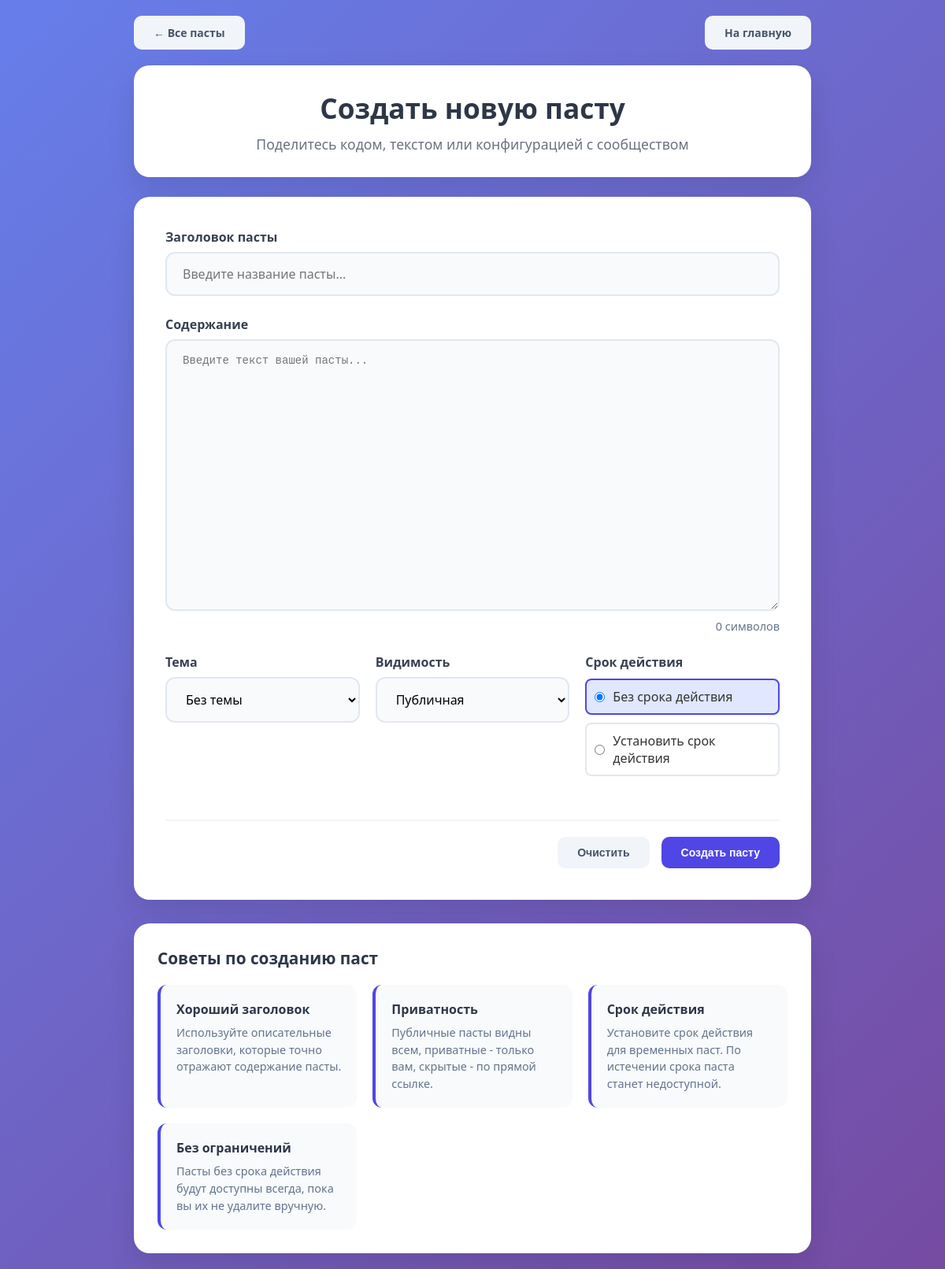
Before: /pastes/create/ (signed in) with the older database file.
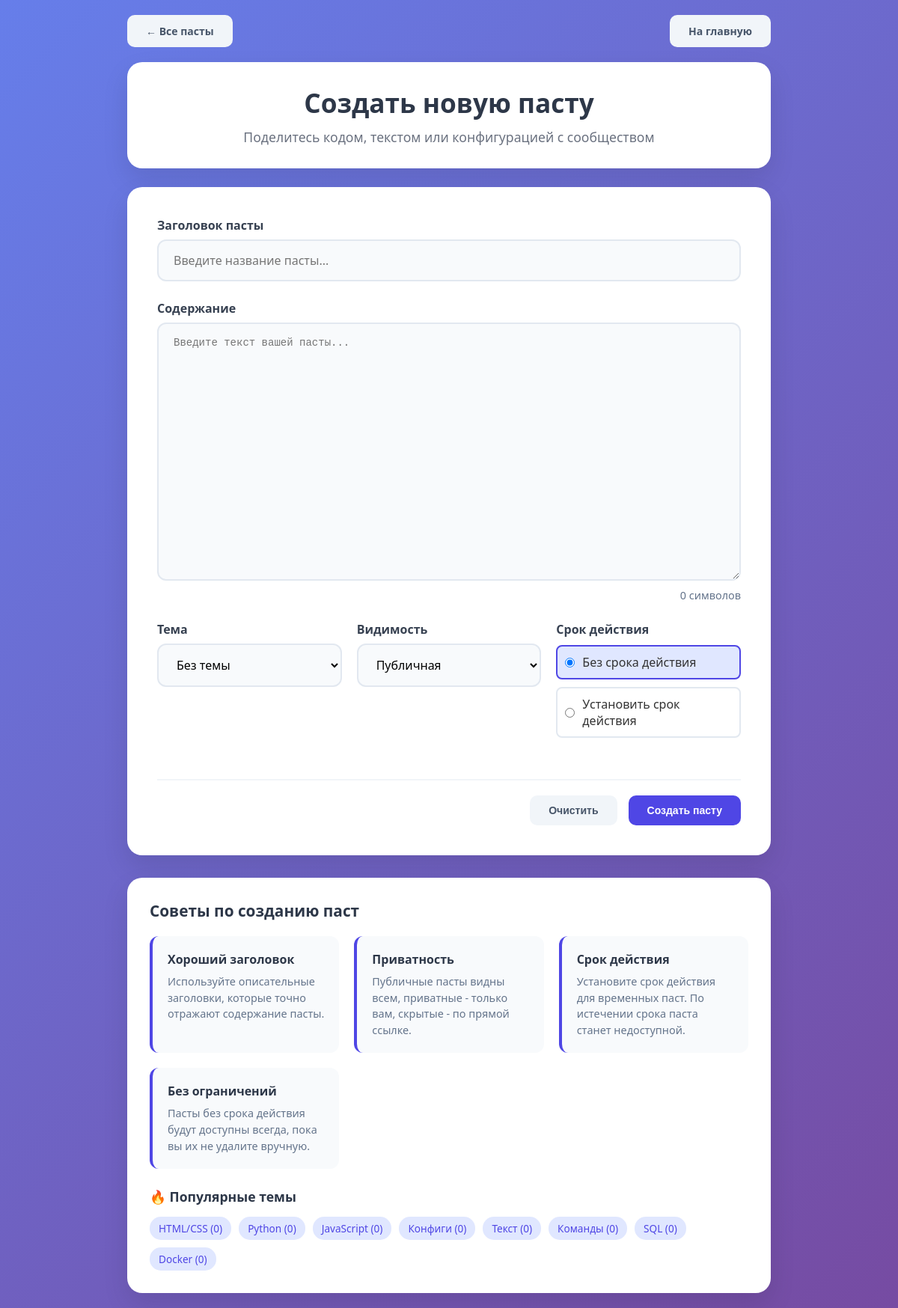
After: the same page with the newer database file.
### core/models.py (models this page shows, shortened)
class Topic(models.Model):
    title = models.CharField(max_length=100, verbose_name="Название темы")
    description = models.TextField(blank=True, verbose_name="Описание")
    created_at = models.DateTimeField(auto_now_add=True)
    updated_at = models.DateTimeField(auto_now=True)
    is_public = models.BooleanField(default=True, verbose_name="Публичная тема")
    class Meta:
        ordering = ['title']
        verbose_name = 'Тема'
        verbose_name_plural = 'Темы'
    def __str__(self):
        return self.title
    def public_pastes_count(self):
        from django.utils import timezone
        from django.db.models import Q
        return self.pastes.filter(
            visibility=Paste.Visibility.PUBLIC
        ).filter(
            Q(expires_at__isnull=True) | Q(expires_at__gt=timezone.now())
        ).count()

### core/views.py (the view)
# urls.py: path('pastes/create/', views.create_paste, name='create_paste'),
@login_required
def create_paste(request):
    if request.method == 'POST':
        form = PasteForm(request.POST)
        if form.is_valid():
            paste = form.save(commit=False)
            paste.author = request.user
            expires_at = form.cleaned_data.get('expires_at')
            if expires_at:
                paste.expires_at = expires_at
            paste.save()
            messages.success(request, 'Паста успешно создана!')
            return redirect('paste_detail', paste_id=paste.id)
        else:
            messages.error(request, 'Пожалуйста, исправьте ошибки в форме.')
    else:
        form = PasteForm()
    popular_topics = Topic.objects.filter(
        is_public=True
    ).annotate(
        paste_count=Count('pastes')
    ).order_by('-paste_count')[:10]
    context = {
        'form': form,
        'popular_topics': popular_topics,
    }
    return render(request, 'pages/create_paste.html', context)

### core/templates/pages/create_paste.html (shortened to what this page needs)
<!DOCTYPE html>
<html lang="ru">
<head>
</head>
<body>
    <div class="container">
        <div class="navigation">
            <a href="{% url 'paste_list' %}" class="btn btn-secondary">← Все пасты</a>
            <a href="{% url 'home' %}" class="btn btn-secondary">На главную</a>
        </div>
        <div class="header">
            <h1>Создать новую пасту</h1>
            <p>Поделитесь кодом, текстом или конфигурацией с сообществом</p>
        </div>
        <form method="post" class="create-form">
            <div class="form-group">
                <label for="id_title" class="form-label">Заголовок пасты</label>
                {{ form.title }}
            </div>
            <div class="form-group">
                <label for="id_content" class="form-label">Содержание</label>
                {{ form.content }}
                <div class="character-count">
                    <span id="charCount">0</span> символов
                </div>
            </div>
            <div class="form-row">
                <div class="form-group">
                    <label for="id_topic" class="form-label">Тема</label>
                    {{ form.topic }}
                </div>
                <div class="form-group">
                    <label for="id_visibility" class="form-label">Видимость</label>
                    {{ form.visibility }}
                </div>
                <div class="form-group">
                    <label class="form-label">Срок действия</label>
                    <div class="expiration-options">
                        <label class="expiration-option active" id="no-expiration-option">
                            <input type="radio" name="expiration_type" value="none" checked>
                            <span>Без срока действия</span>
                        </label>
                        <label class="expiration-option" id="custom-expiration-option">
                            <input type="radio" name="expiration_type" value="custom">
                            <span>Установить срок действия</span>
                        </label>
                    </div>
                </div>
            </div>
            <div class="form-actions">
                <button type="reset" class="btn btn-secondary">Очистить</button>
                <button type="submit" class="btn btn-primary">Создать пасту</button>
            </div>
        </form>
        <div class="tips-section">
            <h2 class="tips-title">Советы по созданию паст</h2>
            <div class="tips-grid">
                <div class="tip-card">
                    <h4>Хороший заголовок</h4>
                    <p>Используйте описательные заголовки, которые точно отражают содержание пасты.</p>
                </div>
                <div class="tip-card">
                    <h4>Приватность</h4>
                    <p>Публичные пасты видны всем, приватные - только вам, скрытые - по прямой ссылке.</p>
                </div>
                <div class="tip-card">
                    <h4>Срок действия</h4>
                    <p>Установите срок действия для временных паст. По истечении срока паста станет недоступной.</p>
                </div>
                <div class="tip-card">
                    <h4>Без ограничений</h4>
                    <p>Пасты без срока действия будут доступны всегда, пока вы их не удалите вручную.</p>
                </div>
            </div>
            {% if popular_topics %}
            <div class="popular-topics">
                <h3 style="color: #2d3748; margin-bottom: 15px; font-size: 1.1em;">🔥 Популярные темы</h3>
                <div class="topics-list">
                    {% for topic in popular_topics %}
                        <span class="topic-tag">{{ topic.title }} ({{ topic.public_pastes_count }})</span>
                    {% endfor %}
                </div>
            </div>
            {% endif %}
        </div>
    </div>
</body>
</html>

Changed rows visible on the page:
added Topic: title "HTML/CSS", public_pastes_count "0"
added Topic: title "Python", public_pastes_count "0"
added Topic: title "JavaScript", public_pastes_count "0"
added Topic: title "Конфиги", public_pastes_count "0"
added Topic: title "Текст", public_pastes_count "0"
added Topic: title "Команды", public_pastes_count "0"
added Topic: title "SQL", public_pastes_count "0"
added Topic: title "Docker", public_pastes_count "0"
Other visible differences:
text now shown: "🔥 Популярные темы"
